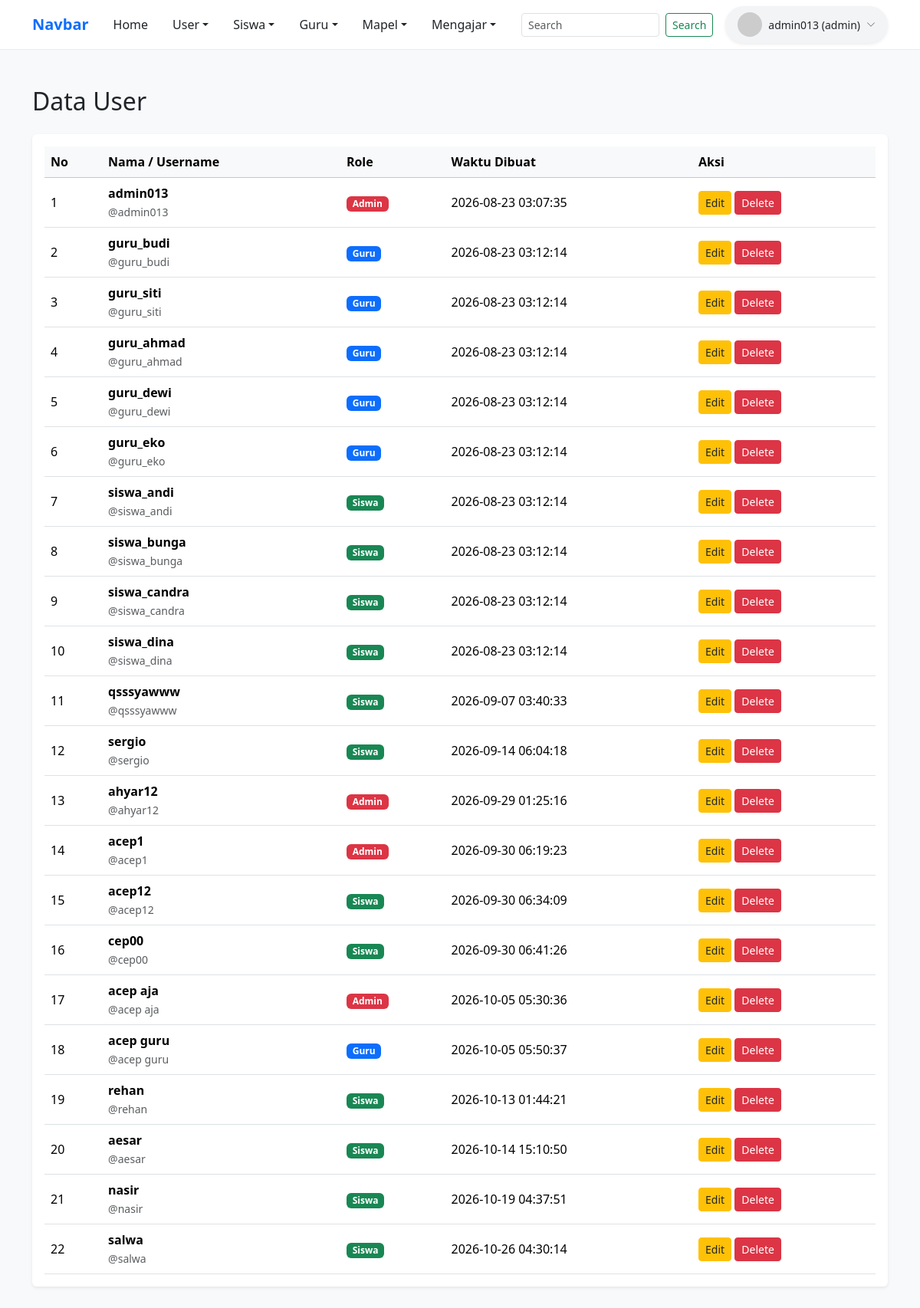
Screenshot of /tabelusers.php (signed in) with the database file from the repository.
### tables this page shows
CREATE TABLE `users` (
  `id` int(11) NOT NULL,
  `username` varchar(50) NOT NULL,
  `password` varchar(255) NOT NULL,
  `role` enum('admin','guru','siswa') NOT NULL,
  `created_at` timestamp NOT NULL DEFAULT current_timestamp()
);

### tabelusers.php (the view, shortened to what this page needs)
<?php
include 'koneksi.php';
$is_logged_in = isset($_SESSION['user_id']) || isset($_SESSION['nis']) || isset($_SESSION['nama']);
$nama_user = $_SESSION['nama_lengkap'] ?? $_SESSION['nama'] ?? $_SESSION['username'] ?? $_SESSION['nis'] ?? 'Admin';
$role_user = strtolower($_SESSION['role'] ?? '');
$avatar_url = "https://ui-avatars.com/api/?name=" . urlencode($nama_user) . "&background=0D6EFD&color=fff";
$query = "SELECT * FROM users";
$result = mysqli_query($koneksi, $query);
?>
<!DOCTYPE html>
<html lang="id">
<head>
    <link href="https://cdn.jsdelivr.net/npm/bootstrap@5.3.3/dist/css/bootstrap.min.css" rel="stylesheet">
    <link rel="stylesheet" href="https://cdn.jsdelivr.net/npm/bootstrap-icons@1.11.3/font/bootstrap-icons.min.css">
</head>
<body>
    <?php require_once 'navbar.php'; ?>
    <div class="container my-5">
        <h2 class="mb-4">Data User</h2>
        <div class="card shadow-sm border-0">
            <div class="card-body">
                <div class="table-responsive">
                    <table class="table align-middle table-hover mb-0">
                        <thead class="table-light">
                            <tr>
                                <th>No</th>
                                <th>Nama / Username</th>
                                <th>Role</th>
                                <th>Waktu Dibuat</th>
                                <th>Aksi</th>
                            </tr>
                        </thead>
                        <tbody>
                            <?php
                            $no = 1;
                            if ($result && mysqli_num_rows($result) > 0):
                                while ($row = mysqli_fetch_assoc($result)):
                            ?>
                                <tr>
                                    <td><?= $no++; ?></td>
                                    <td>
                                        <div class="fw-bold"><?= htmlspecialchars($row['nama'] ?? $row['username']); ?></div>
                                        <?php if (!empty($row['username'])): ?>
                                            <small class="text-muted">@<?= htmlspecialchars($row['username']); ?></small>
                                        <?php endif; ?>
                                    </td>
                                    <td>
                                        <?php
                                        $role = strtolower($row['role'] ?? 'siswa');
                                        $badge_bg = 'bg-secondary';
                                        if ($role === 'admin') $badge_bg = 'bg-danger';
                                        elseif ($role === 'guru') $badge_bg = 'bg-primary';
                                        elseif ($role === 'siswa') $badge_bg = 'bg-success';
                                        ?>
                                        <span class="badge <?= $badge_bg; ?> text-capitalize"><?= htmlspecialchars($role); ?></span>
                                    </td>
                                    <td><?= htmlspecialchars($row['created_at'] ?? '-'); ?></td>
                                    <td>
                                        <a href="edit_user.php?id=<?= $row['id']; ?>" class="btn btn-warning btn-sm text-dark px-2">Edit</a>
                                        <a href="hapus_user.php?id=<?= $row['id']; ?>" class="btn btn-danger btn-sm px-2" onclick="return confirm('Yakin ingin menghapus user ini?')">Delete</a>
                                    </td>
                                </tr>
                            <?php
                                endwhile;
                            else:
                            ?>
                                <tr>
                                    <td colspan="5" class="text-center py-4 text-muted">Belum ada data user.</td>
                                </tr>
                            <?php endif; ?>
                        </tbody>
                    </table>
                </div>
            </div>
        </div>
    </div>
</body>
</html>

### navbar.php (shortened to what this page needs)
<header class="bg-white border-bottom border-light-subtle sticky-top">
    <div class="container-xl d-flex align-items-center justify-content-between" style="height: 64px;">
        <div class="d-flex align-items-center gap-4">
            <a class="text-primary fw-bold fs-5 text-decoration-none flex-shrink-0" href="
                <?php if ($is_logged_in): ?>
                    <?php if ($role_user === 'admin'): ?>tabelusers.php
                    <?php elseif ($role_user === 'guru'): ?>halaman_guru.php
                    <?php else: ?>halaman_siswa.php
                    <?php endif; ?>
                <?php else: ?>halaman_siswa.php
                <?php endif; ?>">
                Navbar
            </a>
            <nav aria-label="Global" class="d-none d-md-block">
                <ul class="d-flex align-items-center gap-3 mb-0 list-unstyled">
                    <li>
                        <?php if ($is_logged_in): ?>
                            <?php if ($role_user === 'admin'): ?>
                                <a class="text-dark text-decoration-none fw-medium px-2 py-1" href="tabelusers.php">Home</a>
                            <?php elseif ($role_user === 'guru'): ?>
                                <a class="text-dark text-decoration-none fw-medium px-2 py-1" href="halaman_guru.php">Home</a>
                            <?php else: ?>
                                <a class="text-dark text-decoration-none fw-medium px-2 py-1" href="halaman_siswa.php">Home</a>
                            <?php endif; ?>
                        <?php else: ?>
                            <a class="text-dark text-decoration-none fw-medium px-2 py-1" href="halaman_siswa.php">Home</a>
                        <?php endif; ?>
                    </li>
                    <?php if ($is_logged_in && $role_user === 'admin'): ?>
                        <li class="nav-item dropdown">
                            <a class="text-dark text-decoration-none dropdown-toggle fw-medium px-2 py-1" href="#" role="button" data-bs-toggle="dropdown" aria-expanded="false">User</a>
                        </li>
                        <li class="nav-item dropdown">
                            <a class="text-dark text-decoration-none dropdown-toggle fw-medium px-2 py-1" href="#" role="button" data-bs-toggle="dropdown" aria-expanded="false">Siswa</a>
                        </li>
                        <li class="nav-item dropdown">
                            <a class="text-dark text-decoration-none dropdown-toggle fw-medium px-2 py-1" href="#" role="button" data-bs-toggle="dropdown" aria-expanded="false">Guru</a>
                        </li>
                        <li class="nav-item dropdown">
                            <a class="text-dark text-decoration-none dropdown-toggle fw-medium px-2 py-1" href="#" role="button" data-bs-toggle="dropdown" aria-expanded="false">Mapel</a>
                        </li>
                        <li class="nav-item dropdown">
                            <a class="text-dark text-decoration-none dropdown-toggle fw-medium px-2 py-1" href="#" role="button" data-bs-toggle="dropdown" aria-expanded="false">Mengajar</a>
                        </li>
                    <?php elseif ($is_logged_in && $role_user === 'guru'): ?>
                        <li><a class="text-dark text-decoration-none fw-medium px-2 py-1" href="tambah_nilai_siswa.php">Nilai Siswa</a></li>
                    <?php elseif ($is_logged_in && ($role_user === 'siswa' || $role_user === 'user' || empty($role_user))): ?>
                        <li><a class="text-dark text-decoration-none fw-medium px-2 py-1" href="nilai_siswa.php">Nilai Siswa</a></li>
                    <?php endif; ?>
                </ul>
            </nav>
        </div>
        <div class="d-flex align-items-center gap-3">
            <form class="d-none d-lg-flex align-items-center gap-2" action="search.php" method="GET">
                <input type="text" name="q" class="form-control form-control-sm" placeholder="Search" style="width: 180px;">
                <button type="submit" class="btn btn-outline-success btn-sm text-nowrap">Search</button>
            </form>
            <?php if ($is_logged_in): ?>
                <div class="dropdown position-relative">
                    <button class="btn btn-light d-flex align-items-center gap-2 border-0 px-3 py-2 rounded-pill shadow-sm" type="button" id="btnProfilToggle" style="background-color: #f3f4f6; cursor: pointer;">
                        <img src="<?= $avatar_url; ?>" alt="User Avatar" class="rounded-circle" width="32" height="32" style="pointer-events: none;">
                        <span class="d-none d-sm-inline fw-medium text-dark text-nowrap" style="font-size: 0.875rem; pointer-events: none;">
                            <?= htmlspecialchars($nama_user); ?> (<?= htmlspecialchars($role_user ?: 'siswa'); ?>)
                        </span>
                        <i class="bi bi-chevron-down text-secondary" style="font-size: 0.75rem; pointer-events: none;"></i>
                    </button>
                </div>
            <?php endif; ?>
        </div>
    </div>
</header>

### tabelusers.php (style rules this page uses)
body { background-color: #f8f9fa; }
.table th { font-weight: 600; }

### rows the page displays
users: username "admin013", role "Admin", created_at "2026-08-23 03:07:35"
users: username "guru_budi", role "Guru", created_at "2026-08-23 03:12:14"
users: username "guru_siti", role "Guru", created_at "2026-08-23 03:12:14"
users: username "guru_ahmad", role "Guru", created_at "2026-08-23 03:12:14"
users: username "guru_dewi", role "Guru", created_at "2026-08-23 03:12:14"
users: username "guru_eko", role "Guru", created_at "2026-08-23 03:12:14"
users: username "siswa_andi", role "Siswa", created_at "2026-08-23 03:12:14"
users: username "siswa_bunga", role "Siswa", created_at "2026-08-23 03:12:14"
users: username "siswa_candra", role "Siswa", created_at "2026-08-23 03:12:14"
users: username "siswa_dina", role "Siswa", created_at "2026-08-23 03:12:14"
users: username "qsssyawww", role "Siswa", created_at "2026-09-07 03:40:33"
users: username "sergio", role "Siswa", created_at "2026-09-14 06:04:18"
users: username "ahyar12", role "Admin", created_at "2026-09-29 01:25:16"
users: username "acep1", role "Admin", created_at "2026-09-30 06:19:23"
users: username "acep12", role "Siswa", created_at "2026-09-30 06:34:09"
users: username "cep00", role "Siswa", created_at "2026-09-30 06:41:26"
users: username "acep aja", role "Admin", created_at "2026-10-05 05:30:36"
users: username "acep guru", role "Guru", created_at "2026-10-05 05:50:37"
users: username "rehan", role "Siswa", created_at "2026-10-13 01:44:21"
users: username "aesar", role "Siswa", created_at "2026-10-14 15:10:50"
users: username "nasir", role "Siswa", created_at "2026-10-19 04:37:51"
users: username "salwa", role "Siswa", created_at "2026-10-26 04:30:14"

### other values shown
$nama_user "admin013"
$role_user ?: 'siswa' "admin"
